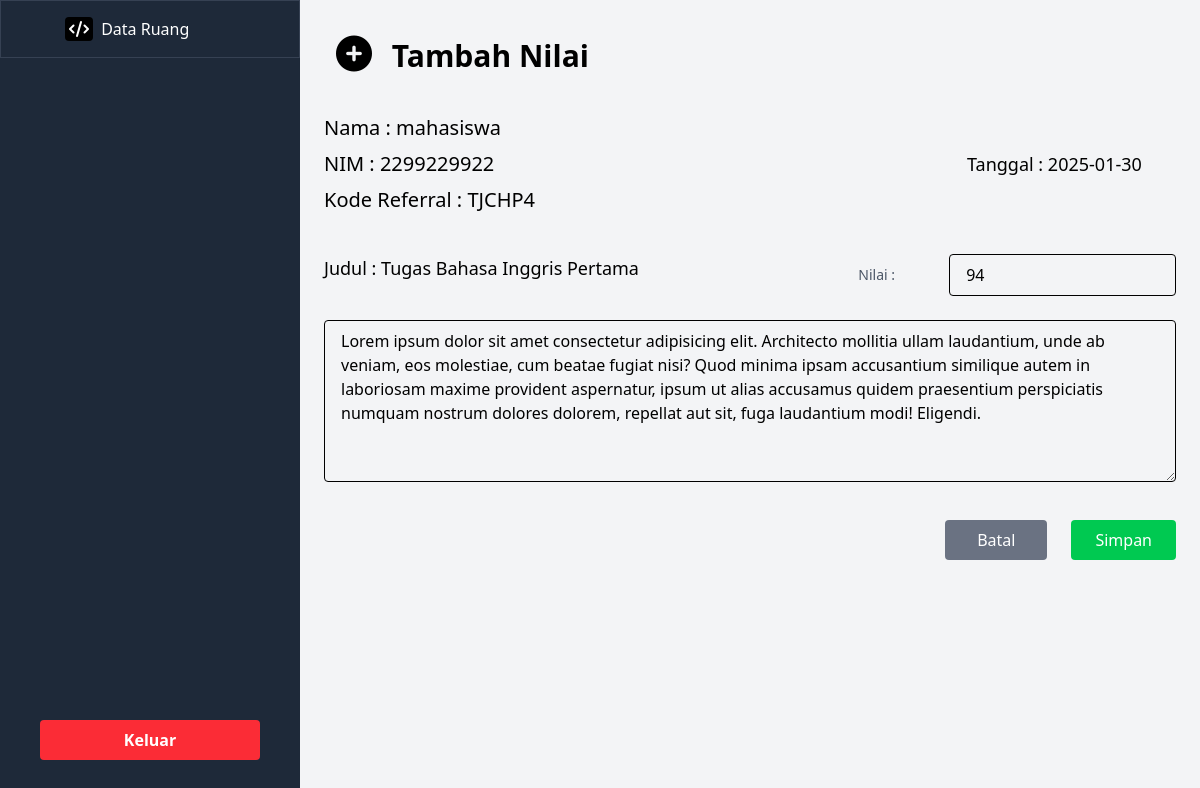
/tambah-nilai?task_id=7 (signed in), run on the app's committed database.
### tables this page shows
CREATE TABLE `tasks` (
  `id` int(11) NOT NULL,
  `user_id` int(11) NOT NULL,
  `referral_id` int(11) NOT NULL,
  `date` date NOT NULL,
  `title` varchar(255) NOT NULL,
  `answer` text NOT NULL,
  `file` varchar(255) DEFAULT NULL,
  `score` int(11) DEFAULT NULL,
  `comment` text DEFAULT NULL,
  `created_at` timestamp NOT NULL DEFAULT current_timestamp()
);

CREATE TABLE `users` (
  `id` int(11) NOT NULL,
  `username` varchar(50) NOT NULL,
  `password` varchar(255) NOT NULL,
  `NIM` varchar(20) NOT NULL,
  `role` enum('Mahasiswa','Dosen') NOT NULL,
  `created_at` timestamp NOT NULL DEFAULT current_timestamp()
);

CREATE TABLE `referrals` (
  `id` int(11) NOT NULL,
  `user_id` int(11) NOT NULL,
  `title` varchar(255) NOT NULL,
  `referral_code` varchar(100) NOT NULL,
  `date` date NOT NULL,
  `created_at` timestamp NOT NULL DEFAULT current_timestamp()
);

### src/pages/tambah-nilai.php (the view, shortened to what this page needs)
<?php
include 'src/boot/config.php';
if (isset($_GET['task_id'])) {
  $task_id = $_GET['task_id'];
  $query = "SELECT tasks.id, users.nim, users.username, tasks.date, referrals.referral_code, tasks.title, tasks.score, tasks.answer, tasks.file
  FROM tasks
  JOIN users ON tasks.user_id = users.id
  JOIN referrals ON tasks.referral_id = referrals.id
  WHERE tasks.id = ?";
  $stmt = $conn->prepare($query);
  $stmt->bind_param('i', $task_id);
  $stmt->execute();
  $task_result = $stmt->get_result();
  if ($task_result->num_rows > 0) {
    $task = $task_result->fetch_assoc();
  } else {
    echo "Task tidak ditemukan.";
    header("Location: /data-ruang");
    exit;
  }
} else {
  header("Location: /data-ruang");
  exit;
}
?>
<!DOCTYPE html>
<html lang="id">
<head>
  <link rel="stylesheet" href="public/css/style.css">
  <link rel="stylesheet" href="public/css/font-awesome/css/all.min.css">
</head>
<body class="bg-gray-100">
  <div class="flex">
    <div class="w-1/4 bg-gray-800 min-h-screen text-white flex flex-col">
      <ul class="flex-1">
        <li><a href="/data-ruang" class="block py-4 pl-15 border border-gray-700 hover:bg-gray-500"><i class="fas fa-code bg-black text-white p-1 rounded-sm mx-1"></i> Data Ruang</a></li>
      </ul>
      <div class="mt-auto m-10">
        <a href="/src/boot/logout.php" class="block text-center py-2 bg-red-500 hover:bg-red-600 text-white font-semibold rounded-sm">
          Keluar
        </a>
      </div>
    </div>
    <div class="flex-1 p-6">
      <h2 class="text-3xl font-semibold my-3"><i class="fas fa-circle-plus text-4xl mx-3"></i> Tambah Nilai</h2>
      <form method="POST" class="space-y-6 my-3">
        <div class="flex items-center space-x-4 my-8">
          <div class="w-3/4">
            <p class="text-xl my-2">Nama : <?= htmlspecialchars($task['username']); ?></p>
            <p class="text-xl my-2">NIM : <?= htmlspecialchars($task['nim']); ?></p>
            <p class="text-xl my-2">Kode Referral : <?= htmlspecialchars($task['referral_code']); ?></p>
          </div>
          <p class="w-1/4 text-lg  my-2">Tanggal : <?= htmlspecialchars($task['date']); ?></p>
        </div>
        <div class="float-right flex items-center space-x-4">
          <label for="score" class="text-sm font-medium text-gray-600 w-1/4">Nilai : </label>
          <input type="number" id="score" name="score" value="<?= htmlspecialchars($task['score']); ?>" placeholder="Masukkan Nilai" class="w-3/4 px-4 py-2 border rounded-sm" required max="100" oninput="validateScore(this)">
        </div>
        <p class="w-2/4 text-lg">Judul : <?= htmlspecialchars($task['title']); ?></p>
        <div class="relative my-8">
          <textarea id="answer" name="answer" rows="6" class="w-full px-4 py-2 border rounded-sm" readonly><?= htmlspecialchars($task['answer']); ?></textarea>
        </div>
        <div class="flex justify-end space-x-6 my-8">
          <a href="/kode-referral?referral_code=<?= urlencode($task['referral_code']); ?>" class="cursor-pointer bg-gray-500 text-white py-2 px-8 rounded-sm hover:bg-gray-600">
            Batal
          </a>
          <button type="submit" class="cursor-pointer bg-green-500 text-white py-2 px-6 rounded-sm hover:bg-green-600">
            Simpan
          </button>
        </div>
      </form>
    </div>
  </div>
</body>
</html>

### data on the page
tasks: user.username "mahasiswa", user.NIM "2299229922", referral.referral_code "TJCHP4", date "2025-01-30", score "94", title "Tugas Bahasa Inggris Pertama", answer "Lorem ipsum dolor sit amet consectetur adipisicing elit. Architecto mollitia ullam laudantium, unde ab veniam, eos molestiae, cum beatae fugiat nisi? Quod minima ipsam accusantium similique autem in laboriosam maxime provident aspernatur, ipsum ut alias accusamus quidem praesentium perspiciatis numquam nostrum dolores dolorem, repellat aut sit, fuga laudantium modi! Eligendi."
